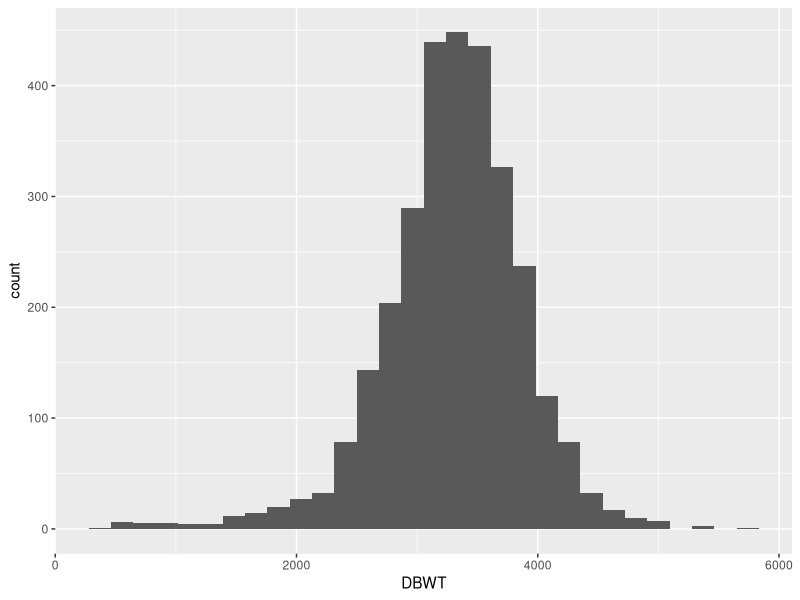
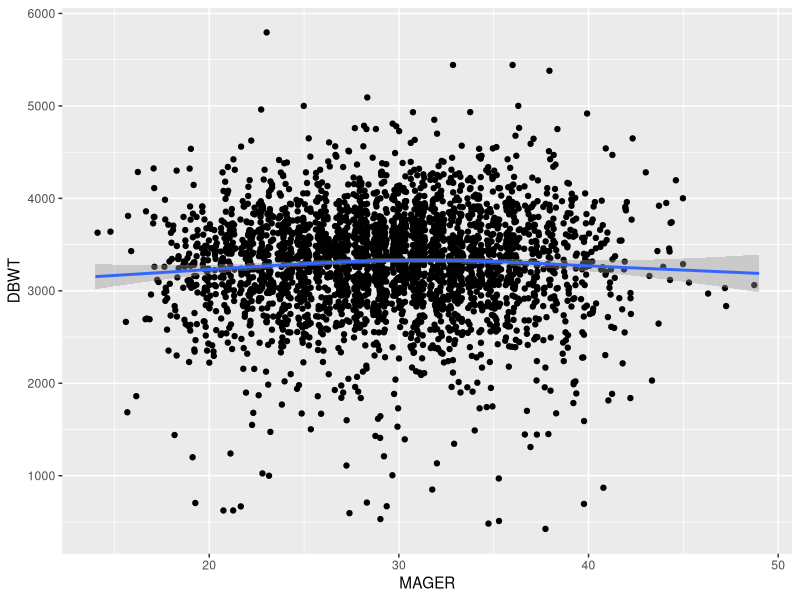
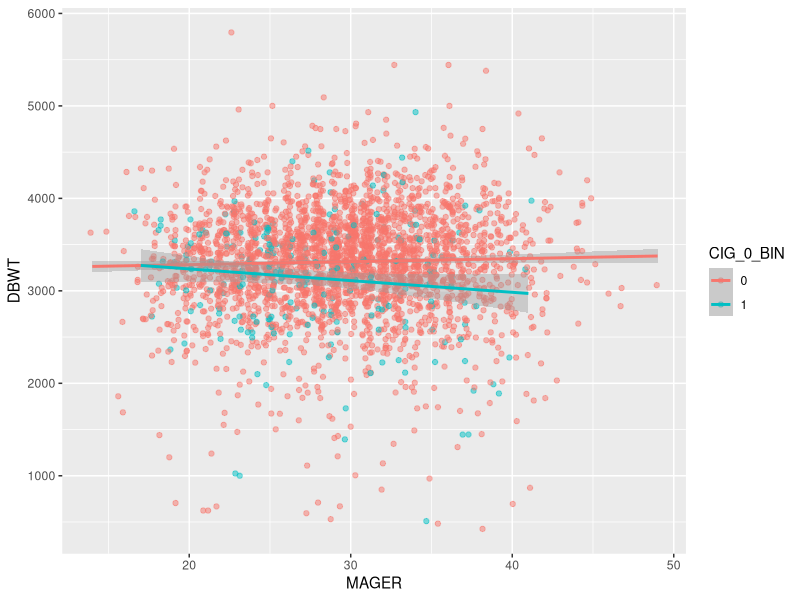
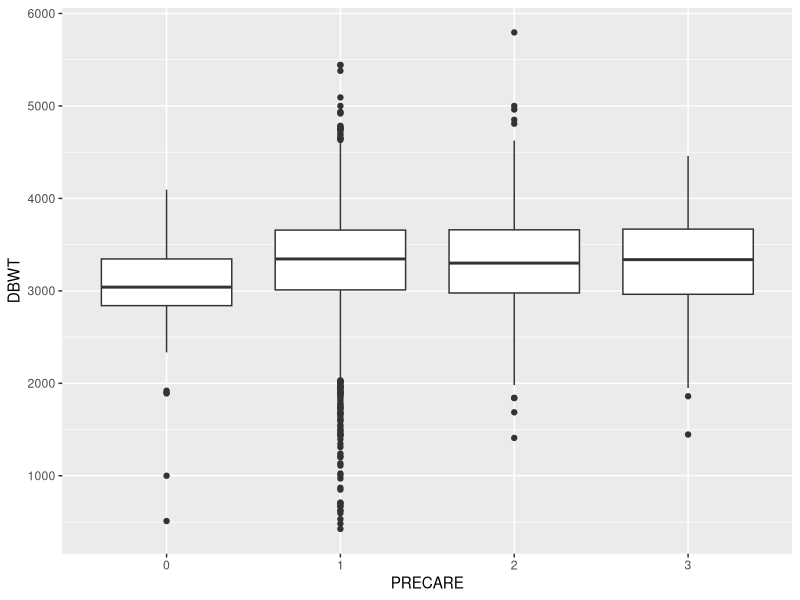
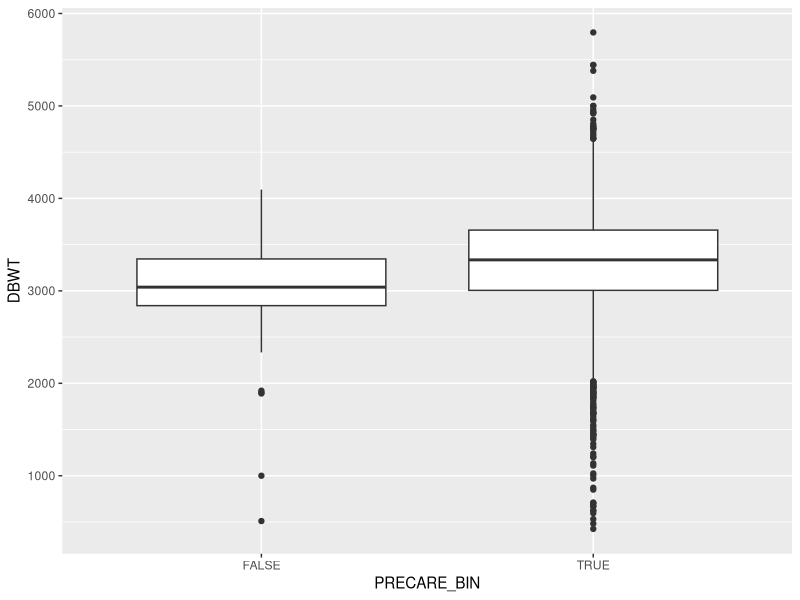
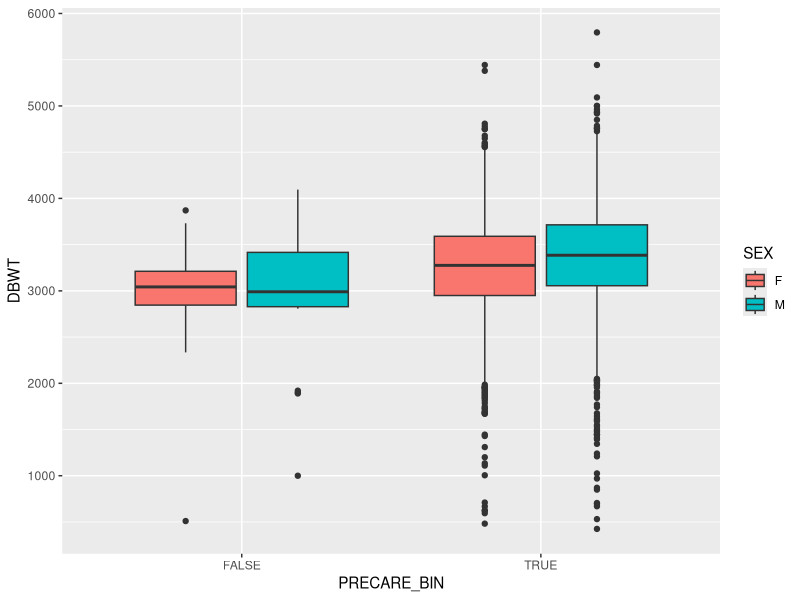
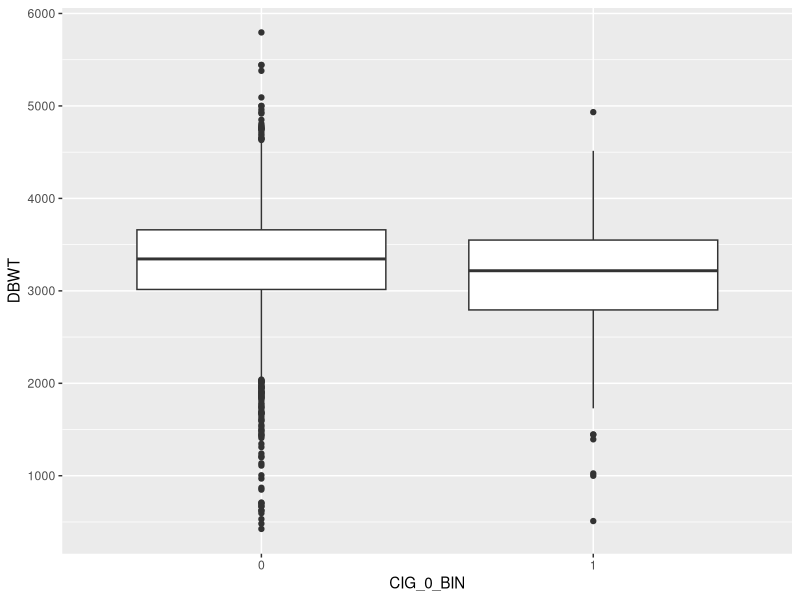
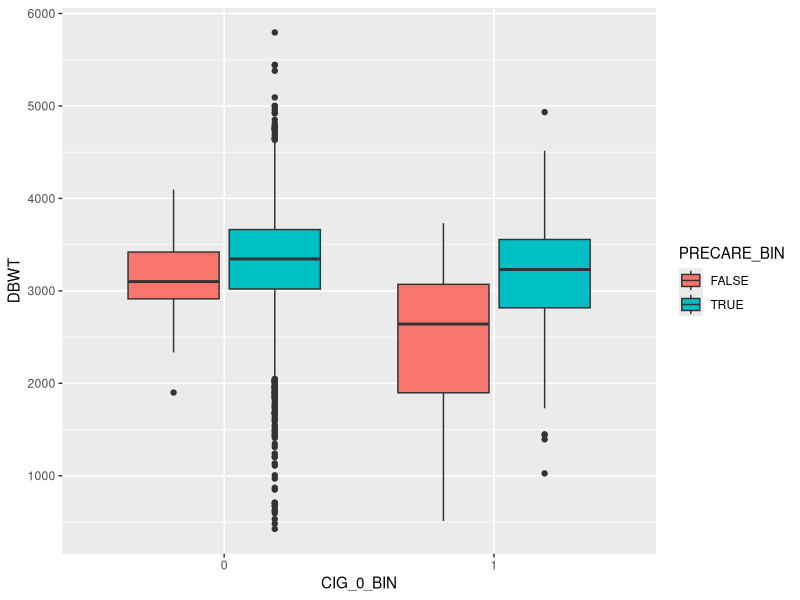

Reproduce these figures in R, in order.
## ---- chunk 1
library(ggplot2)
library(car)
library(dplyr)
EDA_df <- read.csv("data/EDA.csv")
EDA_df$CIG_0_BIN <- factor(EDA_df$CIG_0_BIN)
EDA_df$PRECARE <- factor(EDA_df$PRECARE)
EDA_df$SEX <- factor(EDA_df$SEX)
EDA_df$RESTATUS <- factor(EDA_df$RESTATUS)
EDA_df$PAY <- factor(EDA_df$PAY)
EDA_df$NO_RISKS <- factor(EDA_df$NO_RISKS)
EDA_df$MRAVE6 <- factor(EDA_df$MRAVE6)
EDA_df$FRACE6  <- factor(EDA_df$FRACE6)
EDA_df$MEDUC <- factor(EDA_df$MEDUC)
EDA_df$FEDUC <- factor(EDA_df$FEDUC)
## ---- chunk 2
# response variable
ggplot(EDA_df, aes(x = DBWT)) +
  geom_histogram()

# Measure of symmetry
DBWT_sym = (quantile(EDA_df$DBWT, 0.75) - median(EDA_df$DBWT)) /
  (median(EDA_df$DBWT) - quantile(EDA_df$DBWT, 0.25))
## ---- chunk 3
ggplot(EDA_df, aes(x = MAGER, y = DBWT)) +
  geom_point(position = "jitter") +
  geom_smooth()
## ---- chunk 4
ggplot(EDA_df, aes(x = MAGER, y = DBWT)) +
  geom_point(position = "jitter", aes(colour = CIG_0_BIN), alpha = 0.5) +
  geom_smooth(method = 'lm', aes(colour = CIG_0_BIN))
## ---- chunk 5
ggplot(EDA_df, aes(x = PRECARE, y = DBWT)) +
  geom_boxplot()
## ---- chunk 6
# Binarizing PRECARE
EDA_df$PRECARE_BIN <- factor(ifelse(EDA_df$PRECARE == 0, FALSE, TRUE))
ggplot(EDA_df, aes(x = PRECARE_BIN, y = DBWT)) +
  geom_boxplot()
## ---- chunk 7
EDA_df %>% count(PRECARE) 
## ---- chunk 8
ggplot(EDA_df, aes(x = PRECARE_BIN, y = DBWT)) +
  geom_boxplot(aes(fill = SEX))
## ---- chunk 9
ggplot(EDA_df, aes(x = CIG_0_BIN, y = DBWT)) +
  geom_boxplot()
## ---- chunk 10
ggplot(EDA_df, aes(x = CIG_0_BIN, y = DBWT)) +
  geom_boxplot(aes(fill = PRECARE_BIN))
## ---- chunk 11
EDA_df %>% count(CIG_0_BIN)
## ---- chunk 12
ggplot(EDA_df, aes(x = BMI, y = DBWT)) +
  geom_point() +
  geom_smooth()
## ---- chunk 13
ggplot(EDA_df, aes(x = BMI, y = DBWT)) +
  geom_point(aes(colour = PAY), alpha = 0.5) +
  geom_smooth(method = 'lm', aes(colour = PAY))
## ---- chunk 14
ggplot(EDA_df, aes(x = BMI, y = DBWT)) +
  geom_point(aes(colour = PRECARE_BIN), alpha = 0.5) +
  geom_smooth(aes(colour = PRECARE_BIN))
## ---- chunk 15
EDA_df %>% count(PAY)
## ---- chunk 16
ggplot(EDA_df, aes(x = WT.percent.gain, y = DBWT)) +
  geom_point() +
  geom_smooth()
## ---- chunk 17
ggplot(EDA_df, aes(x = WT.percent.gain, y = DBWT)) +
  geom_point(aes(colour = PAY), alpha = 0.5) +
  geom_smooth(method = 'lm', aes(colour = PAY))
## ---- chunk 18
ggplot(EDA_df, aes(x = WT.percent.gain, y = DBWT)) +
  geom_point(aes(colour = MEDUC), alpha = 0.5) +
  geom_smooth(method = "lm",aes(colour = MEDUC))
## ---- chunk 19
ggplot(EDA_df, aes(x = SEX, y = DBWT)) +
  geom_boxplot()
## ---- chunk 20
ggplot(EDA_df, aes(x = SEX, y = DBWT)) +
  geom_boxplot(aes(fill = PRECARE_BIN))
## ---- chunk 21
ggplot(EDA_df, aes(x = PREVIS, y = DBWT)) +
  geom_point(position = "jitter") +
  geom_smooth()
## ---- chunk 22
ggplot(EDA_df, aes(x = PREVIS, y = DBWT)) +
  geom_point(position = "jitter", aes(colour = PRECARE_BIN), alpha = 0.5) +
  geom_smooth(method = "lm", aes(colour = PRECARE_BIN))
## ---- chunk 23
ggplot(EDA_df, aes(x = PREVIS, y = DBWT)) +
  geom_point(position = "jitter", aes(colour = PAY), alpha = 0.5) +
  geom_smooth(method = "lm", aes(colour = PAY))
## ---- chunk 24
ggplot(EDA_df, aes(x = PREVIS, y = DBWT)) +
  geom_point(position = "jitter", aes(colour = FEDUC), alpha = 0.5) +
  geom_smooth(method = "lm", aes(colour = FEDUC))

ggplot(EDA_df, aes(x = PREVIS, y = DBWT)) +
  geom_point(position = "jitter", aes(colour = MEDUC), alpha = 0.5) +
  geom_smooth(method = "lm", aes(colour = MEDUC))

EDA_df %>% count(FEDUC)
EDA_df %>% count(MEDUC)
## ---- chunk 25
cols_of_interest <- c("MAGER", "PRECARE_BIN", "CIG_0_BIN", "BMI", "WT.percent.gain", "SEX", "PREVIS", "pregnancy.length", "MRAVE6", "FRACE6", "MEDUC", "FEDUC")

dtypes <- sapply(EDA_df, class)

for (A in cols_of_interest) {
  for (B in cols_of_interest) {
    if (A == B) {
      next
    } 
    if (dtypes[A] == "factor" & dtypes[B] == "factor") {
      fig <- ggplot(EDA_df, aes_string(x = A, y = "DBWT")) + geom_boxplot(aes_string(fill = B))
    } else if (dtypes[B] == "factor") {
      fig <- ggplot(EDA_df, aes_string(x = A, y = "DBWT")) +
        geom_point(position = "jitter", aes_string(colour = B), alpha = 0.5) +
        geom_smooth(method = "lm", aes_string(colour = B))
      # coplot(formula(paste("DBWT ~", A, '|', B)), data = EDA_df)
    } else if (dtypes[A] == "factor") {
      # coplot(formula(paste("DBWT ~", B, '|', A)), data = EDA_df)
      fig <- ggplot(EDA_df, aes_string(x = B, y = "DBWT")) +
        geom_point(position = "jitter", aes_string(colour = A), alpha = 0.5) +
        geom_smooth(method = "lm", aes_string(colour = A))
    } else {
      # Both are numeric, don't look at interactions here
      next
    }
    print(fig)
  }
}
